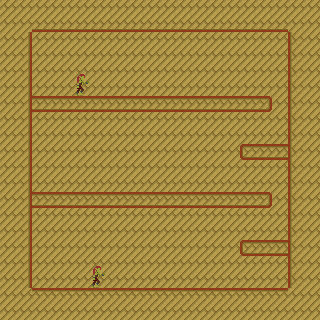

Below is a game level as drawn by its tile map, then a one-line description and the .tmx that defines it (tile-layer data replaced by summaries):
An orthogonal 20x20 tile map with 16x16 px tiles, 3 tile layers (background, geometry, entity), 2 tilesets.

<map version="1.0" orientation="orthogonal" renderorder="right-down" width="20" height="20" tilewidth="16" tileheight="16" nextobjectid="1">
 <tileset firstgid="1" name="woodtile" tilewidth="16" tileheight="16">
  <image source="tileset/woodtile.png" width="128" height="16" />
  <tile id="0">
   <properties>
    <property name="left" value="16" />
    <property name="right" value="16" />
   </properties>
  </tile>
  <tile id="1">
   <properties>
    <property name="left" value="16" />
    <property name="right" value="16" />
   </properties>
  </tile>
  <tile id="2">
   <properties>
    <property name="left" value="16" />
    <property name="right" value="16" />
   </properties>
  </tile>
  <tile id="3">
   <properties>
    <property name="left" value="16" />
    <property name="right" value="16" />
   </properties>
  </tile>
  <tile id="4">
   <properties>
    <property name="left" value="16" />
    <property name="right" value="16" />
   </properties>
  </tile>
  <tile id="5">
   <properties>
    <property name="left" value="16" />
    <property name="right" value="16" />
   </properties>
  </tile>
  <tile id="6">
   <properties>
    <property name="left" value="16" />
    <property name="right" value="16" />
   </properties>
  </tile>
  <tile id="7">
   <properties>
    <property name="left" value="16" />
    <property name="right" value="16" />
   </properties>
  </tile>
 </tileset>
 <tileset firstgid="9" name="gobbles" tilewidth="32" tileheight="32">
  <image source="tileset/gobbles.png" width="128" height="32" />
 </tileset>
 <layer name="background" width="20" height="20">
  <data>[400 cells, 400 non-empty, 1 distinct tile ids]</data>
 </layer>
 <layer name="geometry" width="20" height="20">
  <data>[400 cells, 180 non-empty, 8 distinct tile ids]</data>
 </layer>
 <layer name="entity" width="20" height="20">
  <data>[400 cells, 2 non-empty, 1 distinct tile ids]</data>
 </layer>
</map>